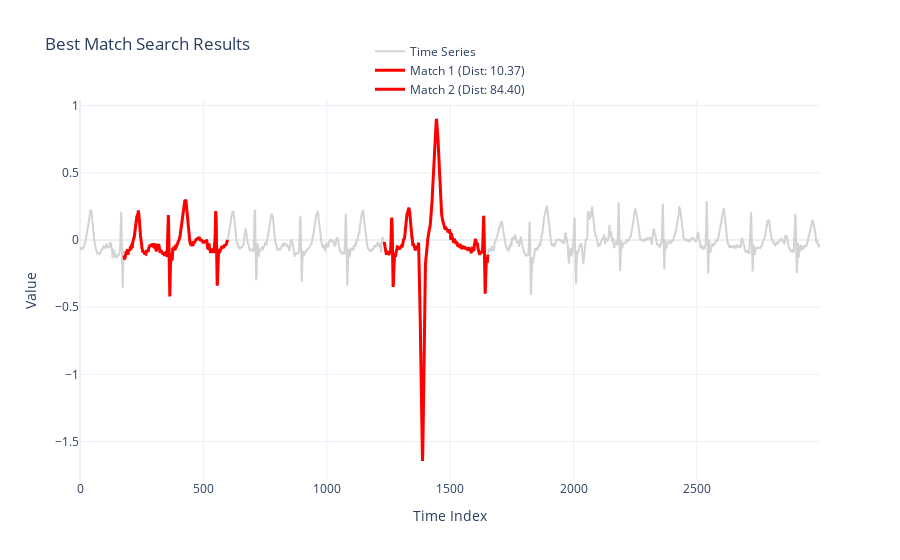

Here is the notebook cell this chart was saved with:
### Markdown cell above
### **Задача 5.**

Реализуйте самостоятельно наивный алгоритм поиска $topK$ подпоследовательностей временного ряда, похожих на образец поиска в смысле меры DTW. Для этого уже подготовлен шаблон класса `NaiveBestMatchFinder` в модуле *bestmatch.py*. Напишите метод `perform()`, выполняющий обнаружение подпоследовательностей ряда, похожих на образец поиска. Метод должен избегать попадания в результирующее множество пересекающихся подпоследовательностей. Для этого используйте функцию `topK_match()`. При реализации опирайтесь на псевдокод наивного алгоритма поиска, который представлен ниже.

<center><img src="https://github.com/mzym/TimeSeriesCourse/blob/main/practice/02%20Similarity%20search/img/naive_algorithm.png?raw=true" width="550"></center>

Для этой задачи используйте временной ряд и запрос ЭКГ из части 1. Если они не загружены, то выполните их считывание из соответствующих файлов.

### Code cell
from modules.bestmatch import NaiveBestMatchFinder
from modules.plots import plot_bestmatch_results

ts_url = './datasets/part1/ECG.csv'
query_url = './datasets/part1/ECG_query.csv'

# ИСПРАВЛЕНИЕ: Убираем .values, так как read_ts уже вернул массив
# .flatten() превратит его в одномерный вектор
ts = read_ts(ts_url).flatten()
query = read_ts(query_url).flatten()

topK = 2
r = 0.05
excl_zone_frac = 0.5
is_normalize = True

# Инициализация и запуск
finder = NaiveBestMatchFinder(topK=topK, r=r, excl_zone_frac=excl_zone_frac, is_normalize=is_normalize)
naive_bestmatch_results = finder.perform(ts, query)

print("Found matches (index, distance):", naive_bestmatch_results)

# Визуализация
plot_bestmatch_results(ts, query, naive_bestmatch_results)

### Figure 1 — Plotly figure (JSON) as saved in the notebook; plotly's stock layout.template omitted (floating-point values rounded to 4 significant figures; data arrays with more than 128 entries replaced by an {"elided": "..."} marker saying what was removed)
{"data": [{"line": {"color": "lightgray", "width": 2}, "mode": "lines", "name": "Time Series", "type": "scatter", "y": {"elided": "3000 float values"}}, {"line": {"color": "red", "width": 3}, "mode": "lines", "name": "Match 1 (Dist: 10.37)", "type": "scatter", "x": {"elided": "421 int values"}, "y": {"elided": "421 float values"}}, {"line": {"color": "red", "width": 3}, "mode": "lines", "name": "Match 2 (Dist: 84.40)", "type": "scatter", "x": {"elided": "421 int values"}, "y": {"elided": "421 float values"}}], "layout": {"legend": {"x": 0.5, "xanchor": "auto", "y": 0.99, "yanchor": "bottom"}, "title": {"text": "Best Match Search Results"}, "xaxis": {"title": {"text": "Time Index"}}, "yaxis": {"title": {"text": "Value"}}}}
